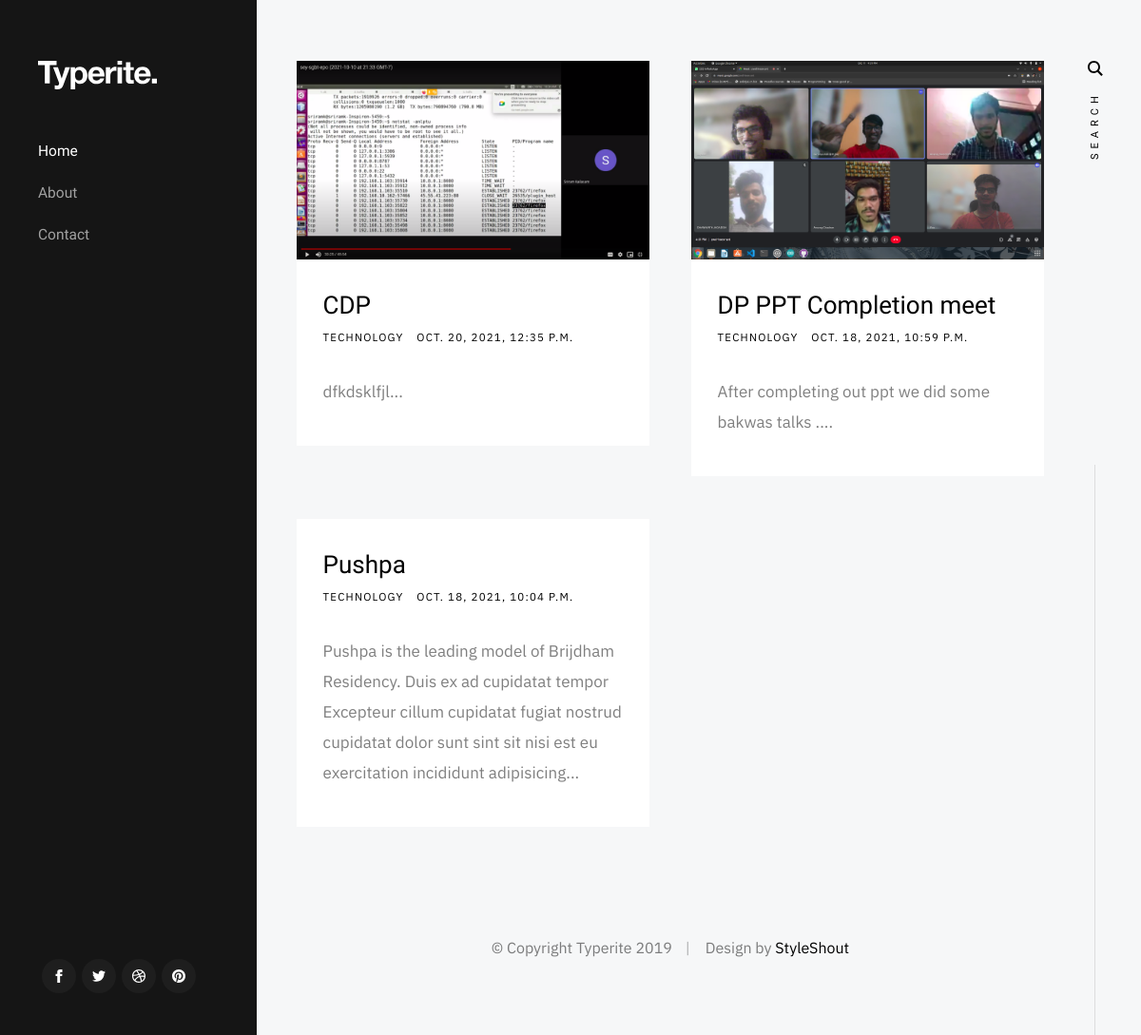
The page / on the database its author committed.
### blog/models.py (models this page shows, shortened)
class Post(models.Model):
    CATEGORY_CHOICES = (('Technology', 'Technology'), ('News', 'News'),
                        ('Sports', 'Sports'))
    cover = models.FileField(null=True)
    cover2 = models.FileField(null=True)
    slug = models.SlugField(unique=True)
    text = models.TextField(default='')
    text2 = models.TextField(default='')
    quote = models.TextField(default='')
    quote_name = models.TextField(default='')
    l_heading = models.CharField(max_length=2000, default='')
    l_heading_text = models.CharField(max_length=2000, default='')
    s_heading = models.CharField(max_length=2000, default='')
    s_heading_text = models.CharField(max_length=2000, default='')
    text2 = models.TextField(default='')
    title = models.CharField(max_length=2000)
    author = models.CharField(max_length=2000, default='')
    category = models.CharField(max_length=2000, choices=CATEGORY_CHOICES)
    created_date = models.DateTimeField()
    tag_1=models.CharField(max_length=2000, default='')
    tag_2=models.CharField(max_length=2000, default='')
    tag_3=models.CharField(max_length=2000, default='')
    class Meta:
        ordering=['-created_date']

### blog/views.py (the view)
# urls.py: path('',HomePageView.as_view(),name='home'),
class HomePageView(ListView):
    model=Post
    template_name='home.html'

### templates/home.html (shortened to what this page needs)
{% extends 'base.html' %}
{% block content %}
        <div class="s-content">
            <div class="masonry-wrap">
                <div class="masonry">
                    {% for post in object_list%}
                    <article class="masonry__brick entry format-standard animate-this">
                        <div class="entry__thumb">
                            <a href="{% url 'post_detail' post.slug %}" class="entry__thumb-link">
                                <img src={{ post.cover.url}}
                                         alt="">
                            </a>
                        </div>
                        <div class="entry__text">
                            <div class="entry__header">
                                <h2 class="entry__title"><a href="single-standard.html">{{ post.title }}</a></h2>
                                <div class="entry__meta">
                                    <span class="entry__meta-cat">
                                        <a href="category.html">{{ post.category }}</a>
                                    </span>
                                    <span class="entry__meta-date">
                                        <a href="single-standard.html">{{ post.created_date}}</a>
                                    </span>
                                </div>
                            </div>
                            <div class="entry__excerpt">
                                <p>
                                {{ post.text | slice:":200"}}...
                                </p>
                            </div>
                        </div>
                    </article>
                    {% endfor %}
                </div>
            </div>
        </div>
{% endblock content %}

### templates/base.html (shortened to what this page needs)
{% load static %}
<!DOCTYPE html>
<html class="no-js" lang="en">
<head>
    <link rel="stylesheet" href="{% static 'css/base.css' %}">
    <link rel="stylesheet" href="{% static 'css/vendor.css' %}">
    <link rel="stylesheet" href="{% static 'css/main.css' %}">
</head>
<body>
    <div id="top" class="s-wrap site-wrapper">
        <header class="s-header">
            <div class="header__top">
                <div class="header__logo">
                    <a class="site-logo" href="/">
                        <img src="{% static 'images/logo.svg' %}" alt="Homepage">
                    </a>
                </div>
            </div>
            <nav class="header__nav-wrap">
                <ul class="header__nav">
                    <li class="current"><a href="/" title="">Home</a></li>
                    <li><a href="{% url 'about'%}" title="">About</a></li>
                    <li><a href="{% url 'contact'%}" title="">Contact</a></li>
                </ul>
                <ul class="header__social">
                    <li class="ss-facebook">
                        <a href="https://facebook.com/">
                        </a>
                    </li>
                    <li class="ss-twitter">
                        <a href="#0">
                        </a>
                    </li>
                    <li class="ss-dribbble">
                        <a href="#0">
                        </a>
                    </li>
                    <li class="ss-pinterest">
                        <a href="#0">
                        </a>
                    </li>
                </ul>
            </nav>
        </header>
<body>
     <div>
        {% block content %}
        {% endblock content %}
    </div>
</body>
        <footer class="s-footer">
            <div class="row">
                <div class="column large-full footer__content">
                    <div class="footer__copyright">
                        <span>© Copyright Typerite 2019</span>
                        <span>Design by <a href="https://www.styleshout.com/">StyleShout</a></span>
                    </div>
                </div>
            </div>
        </footer>
    </div>
</body>

### static/css/base.css (style rules this page uses)
html { line-height: 1.15; -webkit-text-size-adjust: 100%; }
body { margin: 0; }
a { background-color: transparent; }
img { border-style: none; }
html { font-size: 62.5%; box-sizing: border-box; }
*, *::before, *::after { box-sizing: inherit; }
body { font-weight: normal; line-height: 1; word-wrap: break-word; -moz-font-smoothing: grayscale; -moz-osx-font-smoothing: grayscale; -webkit-font-smoothing: antialiased; -webkit-overflow-scrolling: touch; -webkit-text-size-adjust: none; }
svg, img, video embed, iframe, object { max-width: 100%; height: auto; }
div, dl, dt, dd, ul, ol, li, h1, h2, h3, h4, h5, h6, pre, form, p, blockquote, th, td { margin: 0; padding: 0; }
p { font-size: inherit; text-rendering: optimizeLegibility; }
ol, ul { list-style: none; }
li { display: block; }
a { text-decoration: none; line-height: inherit; }
a img { border: none; }
.row { width: 89%; max-width: 1200px; margin: 0 auto; display: -ms-flexbox; display: -webkit-flex; display: flex; -webkit-flex-flow: row wrap; -ms-flex-flow: row wrap; flex-flow: row wrap; }
.column { -webkit-flex: 1 1 0%; -ms-flex: 1 1 0%; flex: 1 1 0%; padding: 0 20px; }
.large-12, .large-full { -webkit-flex: 0 0 100%; -ms-flex: 0 0 100%; flex: 0 0 100%; max-width: 100%; }
@media screen and (max-width:1200px) { .column { padding: 0 16px; } }

### rows shown on the page
Post: cover (picture), title "CDP", category "TECHNOLOGY", created_date "OCT. 20, 2021, 12:35 P.M.", text "dfkdsklfjl"
Post: cover (picture), title "DP PPT Completion meet", category "TECHNOLOGY", created_date "OCT. 18, 2021, 10:59 P.M.", text "After completing out ppt we did some bakwas talks ."
Post: title "Pushpa", category "TECHNOLOGY", created_date "OCT. 18, 2021, 10:04 P.M.", text "Pushpa is the leading model of Brijdham Residency. Duis ex ad cupidatat tempor Excepteur cillum cupidatat fugiat nostrud cupidatat dolor sunt sint sit nisi est eu exercitation incididunt adipisicing"
